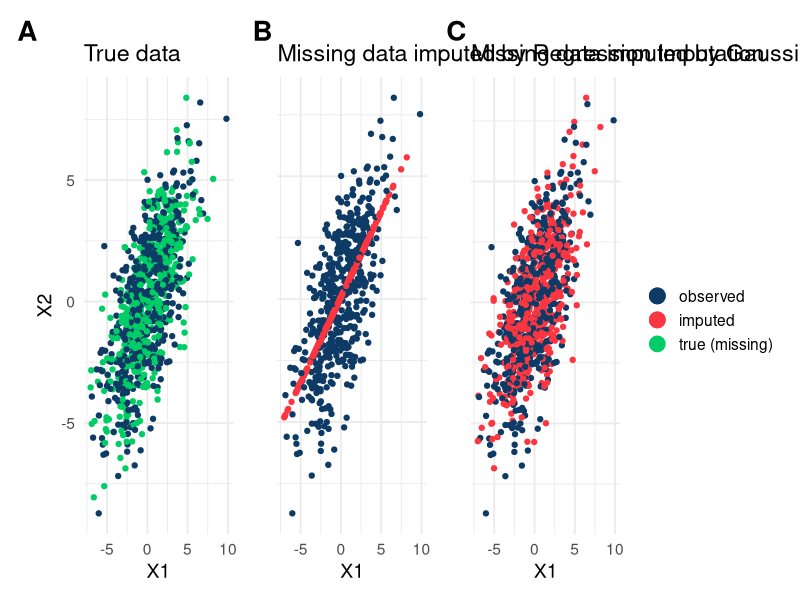

Generate this figure with R:

library(dplyr)
library(ggplot2)
library(patchwork)

set.seed(10)

dat <- MASS::mvrnorm(1000, mu = c(0, 0), Sigma = diag(2, 2) + 5)
colnames(dat) <- c("X1", "X2")
dat_full <- dat

dat[runif(1000) > 0.5, 2] <- NA 

dat_imp_norm <- mice::mice(dat, m = 1, method = "norm")
dat_imp_norm <- mice::complete(dat_imp_norm) %>% 
  mutate(missing = is.na(dat[, 2]))

dat_imp_norm.predict <- mice::mice(dat, m = 1, method = "norm.predict")
dat_imp_norm.predict <- mice::complete(dat_imp_norm.predict) %>% 
  mutate(missing = is.na(dat[, 2]))

dat_full <- dat_full %>% 
  as.data.frame() %>% 
  mutate(missing = is.na(dat[, 2]))

p1 <- ggplot(dat_imp_norm.predict, aes(x = X1, y = X2, col = missing)) +
  geom_point() +
  geom_point(aes(x = 30, y = 30, color = "new_category"), size = 5, show.legend = TRUE) +
  scale_color_manual(name = "", 
                     values = c("FALSE" = "#0D3B66", 
                                "TRUE" = "#FB3640", 
                                "new_category" = "springgreen3"),
                     labels = c("FALSE" = "observed", 
                                "TRUE" = "imputed", 
                                "new_category" = "true (missing)"),
                     breaks = c("FALSE", "TRUE", "new_category")) +
  theme_minimal(base_size = 14) +
  ggtitle("Missing data imputed by Regression Imputation") +
  xlim(min(dat_imp_norm.predict$X1), max(dat_imp_norm.predict$X1)) +
  ylim(min(dat_imp_norm.predict$X2), max(dat_imp_norm.predict$X2)) +
  theme(axis.title.y = element_blank(),
        axis.text.y = element_blank())

p2 <- ggplot(dat_imp_norm, aes(x = X1, y = X2, col = missing)) +
  geom_point() +
  theme_minimal(base_size = 14) +
  ggtitle("Missing data imputed by Gaussian Imputation") +
  geom_point(aes(x = 30, y = 30, color = "new_category"), size = 5, show.legend = TRUE) +
  scale_color_manual(name = "", 
                     values = c("FALSE" = "#0D3B66", 
                                "TRUE" = "#FB3640", 
                                "new_category" = "springgreen3"),
                     labels = c("FALSE" = "observed", 
                                "TRUE" = "imputed", 
                                "new_category" = "true (missing)"),
                     breaks = c("FALSE", "TRUE", "new_category")) +
  xlim(min(dat_imp_norm$X1), max(dat_imp_norm$X1)) +
  ylim(min(dat_imp_norm$X2), max(dat_imp_norm$X2)) +
  theme(axis.title.y = element_blank(),
        axis.text.y = element_blank())

p3 <- ggplot(dat_full, aes(x = X1, y = X2, col = missing)) +
  geom_point() +
  scale_color_manual(values = c("#0D3B66", "springgreen3"),
                     name = "", labels = c("observed", "missing")) +
  theme_minimal(base_size = 14) +
  ggtitle("True data") +
  theme(legend.position = "none")

((p3 + p1 + p2 + plot_layout(guides = "collect")) & 
  guides(color = guide_legend(override.aes = list(size = 5)))) +
  plot_annotation(tag_levels = 'A') &
  theme(plot.tag = element_text(size = 20, face = "bold"))


###################################


coef(lm(X1 ~ X2, data = dat_imp_norm.predict))
coef(lm(X2 ~ X1, data = dat_imp_norm.predict))

coef(lm(X1 ~ X2, data = dat_imp_norm))
coef(lm(X2 ~ X1, data = dat_imp_norm))




